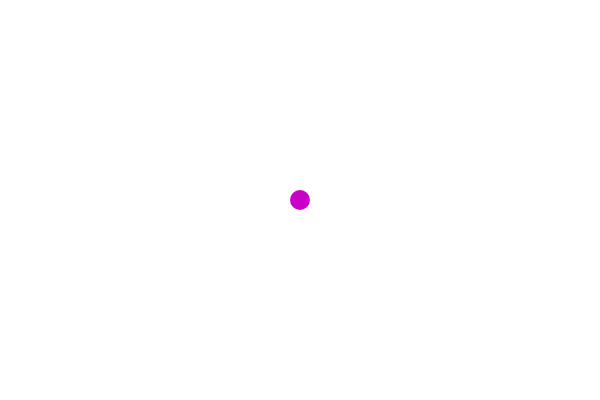
Frame 1 (no input)
Frame 60 (no input): identical to frame 1, image omitted
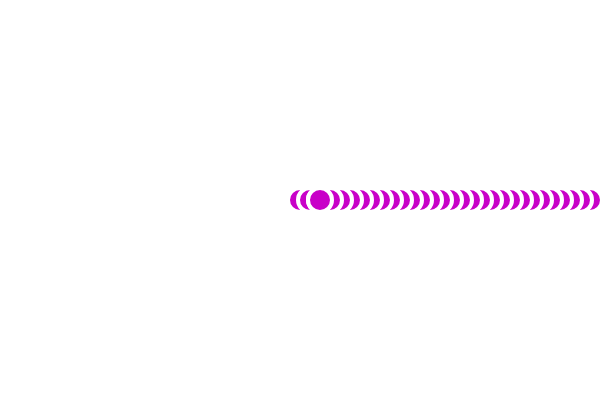
Frame 120 (the mouse pressed at the canvas centre since frame 60)

The p5.js sketch that drew these frames (run headless with seeded random() and noise() and a simulated clock; from frame 60 on, the mouse is pressed at the canvas centre):

// p5.js sketch
// ── sketch.js
// Function Basics
// Code! Programming with p5.js
// The Coding Train / Daniel Shiffman
// https://thecodingtrain.com/beginners/p5js/5.1-function-basics.html
// https://youtu.be/wRHAitGzBrg
// https://editor.p5js.org/codingtrain/sketches/omHOuJY1

var ball = {
  x: 300,
  y: 200,
  xspeed: 0,
  yspeed: 0
};

function setup() {
  createCanvas(600, 400);
}

function draw() {
  // background(0);
  move();
  bounce();
  display();
}

function bounce() {
  if (ball.x > width || ball.x < 0) {
    ball.xspeed = ball.xspeed * -1;
  }
  if (ball.y > height || ball.y < 0) {
    ball.yspeed = ball.yspeed * -1;
  }
}

function display() {
  stroke(255);
  strokeWeight(4);
  fill(200, 0, 200);
  ellipse(ball.x, ball.y, 24, 24);
}

function move() {
  ball.x = ball.x + ball.xspeed;
  ball.y = ball.y + ball.yspeed;
}

function mousePressed() {
  if (ball.xspeed == 0) {
    ball.xspeed = 10;
    ball.yspeed = 0;
  } 
  else {
    ball.xspeed = 0;
    ball.yspeed = 10;
  }
}
